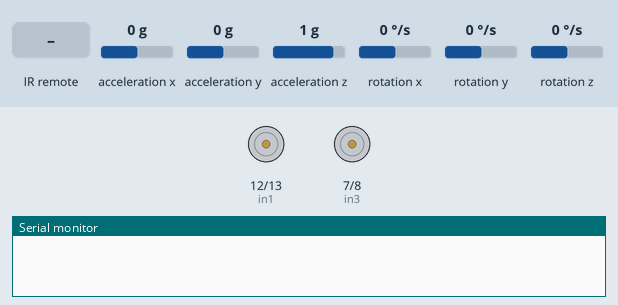
Bench run of a sketch on a simulated Arduino Uno, built with avr-gcc and run on an emulated ATmega328P. Shown: motor-driver pin pairs drawn as motors (green arrow = first pin HIGH = forward, orange = second pin HIGH = backward, longer = more drive, scaled by the enable pin), the last lines printed to the serial monitor. The test bench sets the inputs (shaded band); at power-on: rotation z 0 °/s, acceleration x 0 g, acceleration z 1 g, acceleration y 0 g, rotation x 0 °/s, rotation y 0 °/s.

Above: at 1.7 s.
1.8 s: infrared code 0x18E7 received
At 3.0 s:
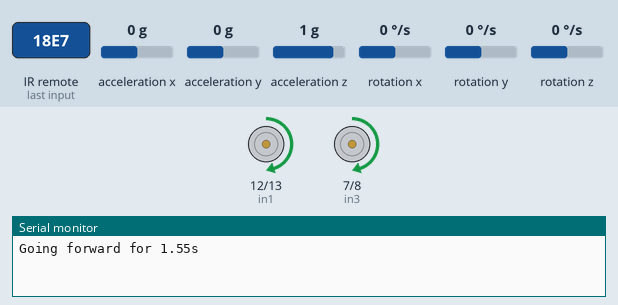
4.8 s: infrared code 0x4AB5 received
At 5.0 s:
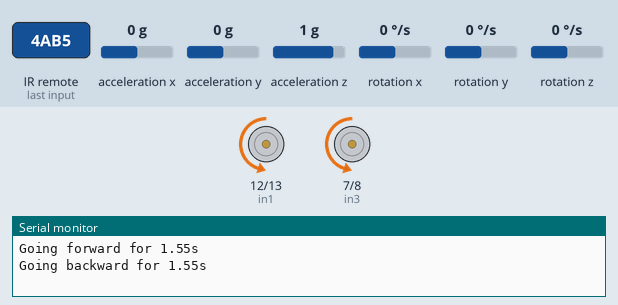
6.7 s: infrared code 0x10EF received
At 7.4 s:
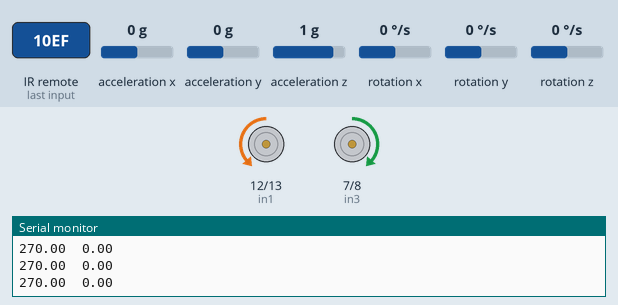
8.2 s: rotation z set to -192 °/s
11.2 s: acceleration x set to -0.8 g
14.2 s: acceleration z set to -0.8 g
Timing chart, 0 to 18.2 s (numbered marks = the images above; inputs shaded):
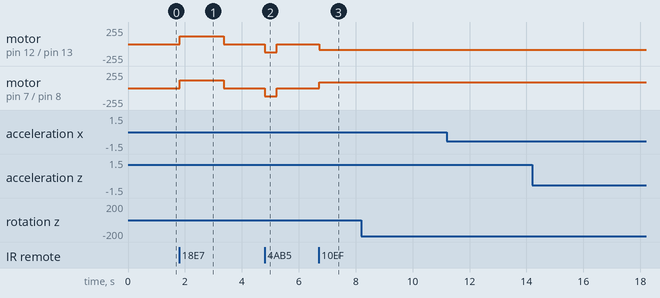

The sketch:

Task1_MEC830_Project2.ino
```cpp
#include <Wire.h>
#include <I2Cdev.h>
#include <MPU6050_6Axis_MotionApps20.h>
#include <IRremote.hpp>
#include <PID_v1.h>

MPU6050 mpu;
bool dmpReady = false;
uint8_t mpuIntStatus;
uint8_t devStatus;
uint16_t packetSize;
uint16_t fifoCount;
uint8_t fifoBuffer[64];
Quaternion q;
VectorFloat gravity;
float ypr[3];

#define enA 9       // right wheel
#define enB 6       // left wheel
#define in1 12      // forward
#define in2 13      // backward
#define in3 7       // forward
#define in4 8       // backward

#define irPin 11    // IR receiver pin
IRrecv irReceive(irPin);
decode_results irInput;

int maxSpeed = 255;
int minSpeed = 0;
int maxSpeed2 = 85;
int minSpeed2 = 0;

float kp = 12, kp2 = 0.1;                    //15
int pControlSpeedR, pControlSpeedL, pControlSpeed;
int initialSpeed, initialSpeedRotation = 74;
float runTime, runTimeF = 1550, runTimeB = 400;
float currentAngle;
float targetAngle;
int CW = 0, CCW = 0, stopRotate = 0;
int orientation = 0;

void setup() {
    Wire.begin();
    Serial.begin(9600);
    mpu.initialize();
    irReceive.enableIRIn();

    devStatus = mpu.dmpInitialize();
    mpu.setXGyroOffset(220);
    mpu.setYGyroOffset(76);
    mpu.setZGyroOffset(-85);
    mpu.setZAccelOffset(1788);

    if (devStatus == 0) {
        mpu.setDMPEnabled(true);
        dmpReady = true;
        packetSize = mpu.dmpGetFIFOPacketSize();
    } else {
        Serial.print(F("DMP Initialization failed (code "));
        Serial.print(devStatus);
        Serial.println(F(")"));
    }

    pinMode(enA, OUTPUT);
    pinMode(enB, OUTPUT);
    pinMode(in1, OUTPUT);
    pinMode(in2, OUTPUT);
    pinMode(in3, OUTPUT);
    pinMode(in4, OUTPUT);
    irReceive.enableIRIn();
}

void loop()                                                             // Main Loop
{
  if (irReceive.decode(&irInput))
  {
    int irReading = irInput.value;
    switch (irReading)
    {
      case -26521:                          // face North
        Serial.println("Facing +Y");
        initialSpeed = initialSpeedRotation;
        orientation = 0;
        targetAngle = orientation;
        RotateCCW();
        break;
      case 6375:                            // button 2 - go straight
        Serial.println("Going forward for 1.55s");
        initialSpeed = 120;
        targetAngle = orientation;
        runTime = runTimeF;
        DriveForward();
        break;
      case 19125:                           // button 8 - go backward
        Serial.println("Going backward for 1.55s");
        initialSpeed = 120;
        targetAngle = orientation;
        runTime = runTimeB;
        DriveBackward();
        break;
      case 4335:                            // button 4 - face left
        Serial.println("Rotating CCW by 90 degrees");
        initialSpeed = initialSpeedRotation;
        orientation -= 90;
        if (orientation < 0)
        {
          orientation += 360;
        }
        targetAngle = orientation;
        RotateCCW();
        break;
      case 23205:                           // button 6 - face right
        Serial.println("Rotating CW by 90 degrees");
        initialSpeed = initialSpeedRotation;
        orientation += 90;
        targetAngle = orientation;
        RotateCW();
        break;
      case 12495:                           // button 1 - turn left (5 degrees)
        Serial.println("Rotating CCW by 5 degrees");
        initialSpeed = initialSpeedRotation;
        orientation =- 5;
        if (orientation < 0)
        {
          orientation += 360;
        }
        targetAngle = orientation;
        RotateCCW();
        break;
      case 31365:                           // button 3 - turn right (5 degrees)
        Serial.println("Rotating CW by 90 degrees");
        initialSpeed = initialSpeedRotation;
        orientation += 5;
        targetAngle = orientation;
        RotateCW();
        break;
      case 17085:                           // button 7 - face West
        Serial.println("Facing -X");
        initialSpeed = initialSpeedRotation;
        orientation = 270;
        targetAngle = orientation;
        RotateCCW();
        break;
      case 21165:                           // button 9 - face East
        Serial.println("Facing +X");
        initialSpeed = initialSpeedRotation;
        orientation = 90;
        targetAngle = orientation;
        RotateCW();
        break;
      case 14535:                           // button 5 - forward adjustment
        Serial.println("Going forward for 0.4s");
        initialSpeed = 120;
        targetAngle = orientation;
        runTime = runTimeB;
        DriveForward();
        break;
    }
    irReceive.resume();
  }
}

float measure_angle() {
    if (!dmpReady) return 0;
    fifoCount = mpu.getFIFOCount();
    if (fifoCount >= packetSize) {
        mpu.getFIFOBytes(fifoBuffer, packetSize);
        fifoCount -= packetSize;
        mpu.dmpGetQuaternion(&q, fifoBuffer);
        mpu.dmpGetGravity(&gravity, &q);
        mpu.dmpGetYawPitchRoll(ypr, &q, &gravity);
        return ypr[0] * 180/M_PI;
    }
    return 0;
}

void TurnOff ()                                                         // Motor Off
{
  digitalWrite(in1, LOW);
  digitalWrite(in2, LOW);
  digitalWrite(in3, LOW);
  digitalWrite(in4, LOW);
}

void forward ()                                                         // Forward
{
  digitalWrite(in1, HIGH);
  digitalWrite(in2, LOW);
  digitalWrite(in3, HIGH);
  digitalWrite(in4, LOW);
}

void backward ()                                                        // Backward
{
  digitalWrite(in1, LOW);
  digitalWrite(in2, HIGH);
  digitalWrite(in3, LOW);
  digitalWrite(in4, HIGH);
}

void left ()                                                            // Turn Left
{
  digitalWrite(in1, HIGH);
  digitalWrite(in2, LOW);
  digitalWrite(in3, LOW);
  digitalWrite(in4, HIGH);
}

void right ()                                                           // Turn Right
{
  digitalWrite(in1, LOW);
  digitalWrite(in2, HIGH);
  digitalWrite(in3, HIGH);
  digitalWrite(in4, LOW);
}

void SpeedControlF ()                                                   // Speed Control Forward
{
  currentAngle = measure_angle();
  if (targetAngle == 0)
  {
    if (currentAngle > 180)
    {
      currentAngle -= 360;
    }
  }
  pControlSpeedR = initialSpeed + (currentAngle - targetAngle) * kp;
  if (pControlSpeedR > maxSpeed)
  {
    pControlSpeedR = maxSpeed;
  }
  if (pControlSpeedR < minSpeed)
  {
    pControlSpeedR = minSpeed;
  }

  pControlSpeedL = initialSpeed - (currentAngle - targetAngle) * kp;
  if (pControlSpeedL > maxSpeed)
  {
    pControlSpeedL = maxSpeed;
  }
  if (pControlSpeedL < minSpeed)
  {
    pControlSpeedL = minSpeed;
  }
}

void SpeedControlB ()                                                   // Speed Control Backward
{
  currentAngle = measure_angle();
  if (targetAngle == 0)
  {
    if (currentAngle > 180)
    {
      currentAngle -= 360;
    }
  }
  //Serial.println(currentAngle);
  pControlSpeedR = initialSpeed - (currentAngle - targetAngle) * kp;
  if (pControlSpeedR > maxSpeed)
  {
    pControlSpeedR = maxSpeed;
  }
  if (pControlSpeedR < minSpeed)
  {
    pControlSpeedR = minSpeed;
  }

  pControlSpeedL = initialSpeed + (currentAngle - targetAngle) * kp;
  if (pControlSpeedL > maxSpeed)
  {
    pControlSpeedL = maxSpeed;
  }
  if (pControlSpeedL < minSpeed)
  {
    pControlSpeedL = minSpeed;
  }
}

void DriveForward ()                                                    // Drive Forward
{
  forward();
  float previousTime = millis();
  while (1)
  {
    float currentTime = millis();
    SpeedControlF();
    analogWrite(enA, pControlSpeedR);
    analogWrite(enB, pControlSpeedL);
    if ((currentTime - previousTime) > runTime)
    {
      TurnOff();
      break;
    }
  }
}

void DriveBackward ()                                                   // Drive Backward
{
  backward();
  float previousTime = millis();
  while (1)
  {
    float currentTime = millis();
    SpeedControlB();
    analogWrite(enA, pControlSpeedR);
    analogWrite(enB, pControlSpeedL);
    if ((currentTime - previousTime) > runTime)
    {
      TurnOff();
      break;
    }
  }
}
void SpeedControlRotation ()                                            // Speed Control Rotation
{
  currentAngle = measure_angle();
  if ((targetAngle == 0) | (targetAngle == 90))
  {
    if (currentAngle > 180)
    {
      currentAngle -= 360;
    }
  }
  float error = currentAngle - targetAngle;
  if (error < -1)
  {
    pControlSpeed = initialSpeed - (currentAngle - targetAngle) * kp2;
    //pControlSpeedR = initialSpeed - (currentAngle - targetAngle) * kp2;
    //pControlSpeedL = initialSpeed - (currentAngle - targetAngle) * kp2;
    CW = 1; CCW = 0; stopRotate = 0;
  }
  else if (error > 1)
  {
    pControlSpeed = initialSpeed + (currentAngle - targetAngle) * kp2;
    //pControlSpeedR = initialSpeed + (currentAngle - targetAngle) * kp2;
    //pControlSpeedL = initialSpeed + (currentAngle - targetAngle) * kp2;
    CW = 0; CCW = 1; stopRotate = 0;
  }
  else
  {
    pControlSpeed = 0;
    CW = 0; CCW = 0; stopRotate = 1;
  }
  if (pControlSpeed > maxSpeed2)
  {
    pControlSpeed = maxSpeed2;
  }
  if (pControlSpeed < minSpeed2)
  {
    pControlSpeed = minSpeed2;
  }
}

void RotateCW ()                                                        // Rotate Clockwise
{
  currentAngle = measure_angle();
  if ((targetAngle == 0) | (targetAngle == 90))
  {
    if (currentAngle > 180)
    {
      currentAngle -= 360;
    }
  }
  //Serial.print("current angle: ");
  //Serial.println(currentAngle);
  while (1)
  {
    Serial.print("error: ");
    Serial.println((currentAngle - targetAngle));
    SpeedControlRotation();
    if (CW)
    {
      right();
    }
    if (CCW)
    {
      left();
    }
    if (stopRotate)
    {
      TurnOff();
      break;
    }
    Serial.print(targetAngle);
    Serial.print("  ");
    Serial.println(currentAngle);
    analogWrite(enA, pControlSpeed);
    analogWrite(enB, pControlSpeed);
    //Serial.print("control speed: ");
    //Serial.println(pControlSpeed);
  }
}

void RotateCCW ()                                                       // Rotate Counterclockwise
{
  currentAngle = measure_angle();
  if ((targetAngle == 0) | (targetAngle == 270))
  {
    if (currentAngle > 180)
    {
      currentAngle -= 360;
    }
  }
  //Serial.print("current angle: ");
  //Serial.println(currentAngle);
  while (1)
  {
    SpeedControlRotation();
    if (CW)
    {
      right();
    }
    if (CCW)
    {
      left();
    }
    if (stopRotate)
    {
      TurnOff();
      break;
    }
    Serial.print(targetAngle);
    Serial.print("  ");
    Serial.println(currentAngle);
    analogWrite(enA, pControlSpeed);
    analogWrite(enB, pControlSpeed);
    //Serial.print("control speed: ");
    //Serial.println(pControlSpeed);
    }
}
```

Measured:
- after the input at 1.8 s, motor on pin 12 (in1) / pin 13 (in2), motor on pin 7 (in3) / pin 8 (in4): stopped → forward 120/255 at once, → stopped 1.6 s later
- after the input at 4.8 s, motor on pin 12 (in1) / pin 13 (in2), motor on pin 7 (in3) / pin 8 (in4): stopped → backward 120/255 at once, → stopped 0.42 s later
- after the input at 6.7 s, motor on pin 12 (in1) / pin 13 (in2): stopped → backward 85/255 at once; motor on pin 7 (in3) / pin 8 (in4): stopped → forward 85/255 at once
